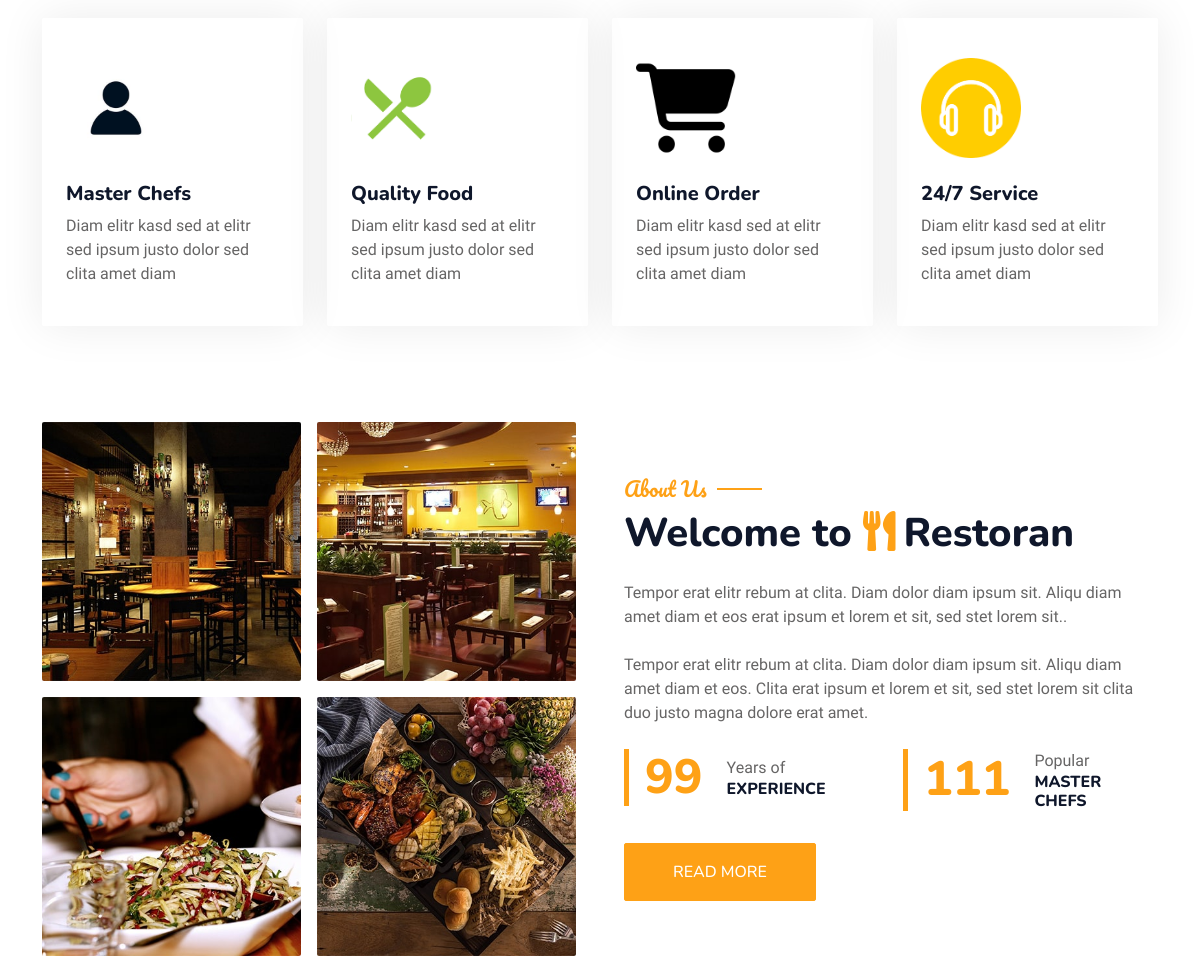
The page /stars/restaurant/ (middle part) on the database as committed earlier.
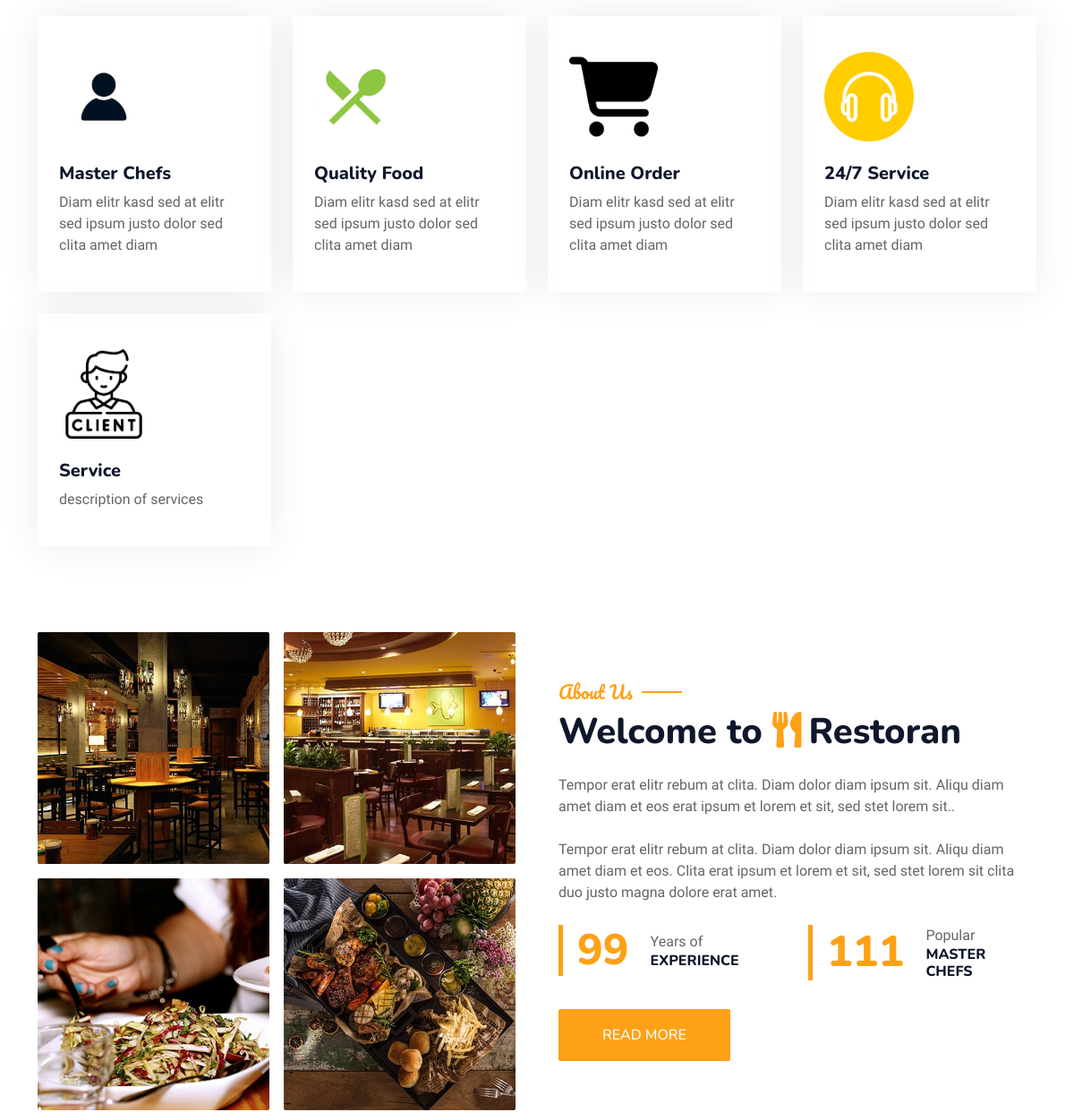
The same page on the database as committed later.
### restaurant_app/models.py (models this page shows, shortened)
class Services(models.Model):
    name = models.CharField(max_length=50, blank=False, default='Service')
    description = models.CharField(max_length=2500,blank=False,default='description of services')
    icon = models.ImageField(upload_to='icons/',default='defa/client.png')
    text_icon = models.CharField(max_length=2500,default='fa fa-3x fa-cart-plus text-primary mb-4')

class AboutUsImage(models.Model):
    about_us = models.ForeignKey(AboutUs, on_delete=models.CASCADE, related_name="images")
    image = models.ImageField(upload_to="about_us_images/")

### restaurant_app/views.py (the view)
# urls.py: path('',views.home,name='home'),
def home(request):
    rest_detail = get_object_or_404(Rest_detail,pk =1)
    services = Services.objects.all()
    about_us = AboutUs.objects.first()
    about_us_images = AboutUsImage.objects.filter(about_us=about_us) if about_us else None
    drinks = Drinks.objects.all()
    meals = Meals.objects.all()
    sandwiches = Sandwiches.objects.all()
    grills = Grills.objects.all()
    sweets = Sweets.objects.all()
    salads = Salads.objects.all()
    chefs = Chefs.objects.all()
    clients = Clients.objects.all()
    context = {
        'rest_detail': rest_detail,
        'services': services,
        'about_us': about_us,
        'about_us_images': about_us_images,
        'drinks': drinks,
        'meals': meals,
        'sandwiches': sandwiches,
        'grills': grills,
        'sweets': sweets,
        'salads': salads,
        'chefs': chefs,
        'clients': clients,
        }
    return render(request,'restaurant/index.html',context)

### restaurant_app/templates/restaurant/index.html (shortened to what this page needs)
{% extends 'restaurant/base.html' %}
{% load static %}
{% block content %}
<body>
    <div class="container-xxl bg-white p-0">
        <div class="container-xxl py-5">
            <div class="container">
                <div class="row g-4">
                    {% for service in services %}
                    <div class="col-lg-3 col-sm-6 wow fadeInUp" data-wow-delay="0.1s">
                        <div class="service-item rounded pt-3">
                            <div class="p-4">
                                <img src="{{ service.icon.url }}" alt="{{ service.name }}" class="img-fluid mb-4" style="max-width: 100px; max-height: 100px;">
                                <h5>{{service.name}}</h5>
                                <p>{{ service.description|truncatewords:15 }}</p>                            </div>
                        </div>
                    </div>
                     {% endfor %}
                </div>
            </div>
        </div>
        <div class="container-xxl py-5">
            <div class="container">
                <div class="row g-5 align-items-center">
                    <div class="col-lg-6">
                        <div class="row g-3">
                            {% for image in about_us_images %}
                                <div class="col-6 text-start">
                                    <img class="img-fluid rounded w-100 wow zoomIn" data-wow-delay="0.1s" src="{{ image.image.url }}">
                                </div>
                            {% endfor %}
                        </div>
                    </div>
                    <div class="col-lg-6">
                        <h5 class="section-title ff-secondary text-start text-primary fw-normal">About Us</h5>
                        <h1 class="mb-4">Welcome to <i class="fa fa-utensils text-primary me-2"></i>Restoran</h1>
                        <p class="mb-4">{{about_us.paragraph_one}}.</p>
                        <p class="mb-4">{{about_us.paragraph_two}}.</p>
                        <div class="row g-4 mb-4">
                            <div class="col-sm-6">
                                <div class="d-flex align-items-center border-start border-5 border-primary px-3">
                                    <h1 class="flex-shrink-0 display-5 text-primary mb-0" data-toggle="counter-up">{{about_us.experience_years}}</h1>
                                    <div class="ps-4">
                                        <p class="mb-0">Years of</p>
                                        <h6 class="text-uppercase mb-0">Experience</h6>
                                    </div>
                                </div>
                            </div>
                            <div class="col-sm-6">
                                <div class="d-flex align-items-center border-start border-5 border-primary px-3">
                                    <h1 class="flex-shrink-0 display-5 text-primary mb-0" data-toggle="counter-up">{{about_us.master_chefs}}</h1>
                                    <div class="ps-4">
                                        <p class="mb-0">Popular</p>
                                        <h6 class="text-uppercase mb-0">Master Chefs</h6>
                                    </div>
                                </div>
                            </div>
                        </div>
                        <a class="btn btn-primary py-3 px-5 mt-2" href="">Read More</a>
                    </div>
                </div>
            </div>
        </div>
    </div>
{% endblock content %}

Rows that differ between the two databases and show on the page:
added Services: icon (picture), name "Service", description "description of services"
